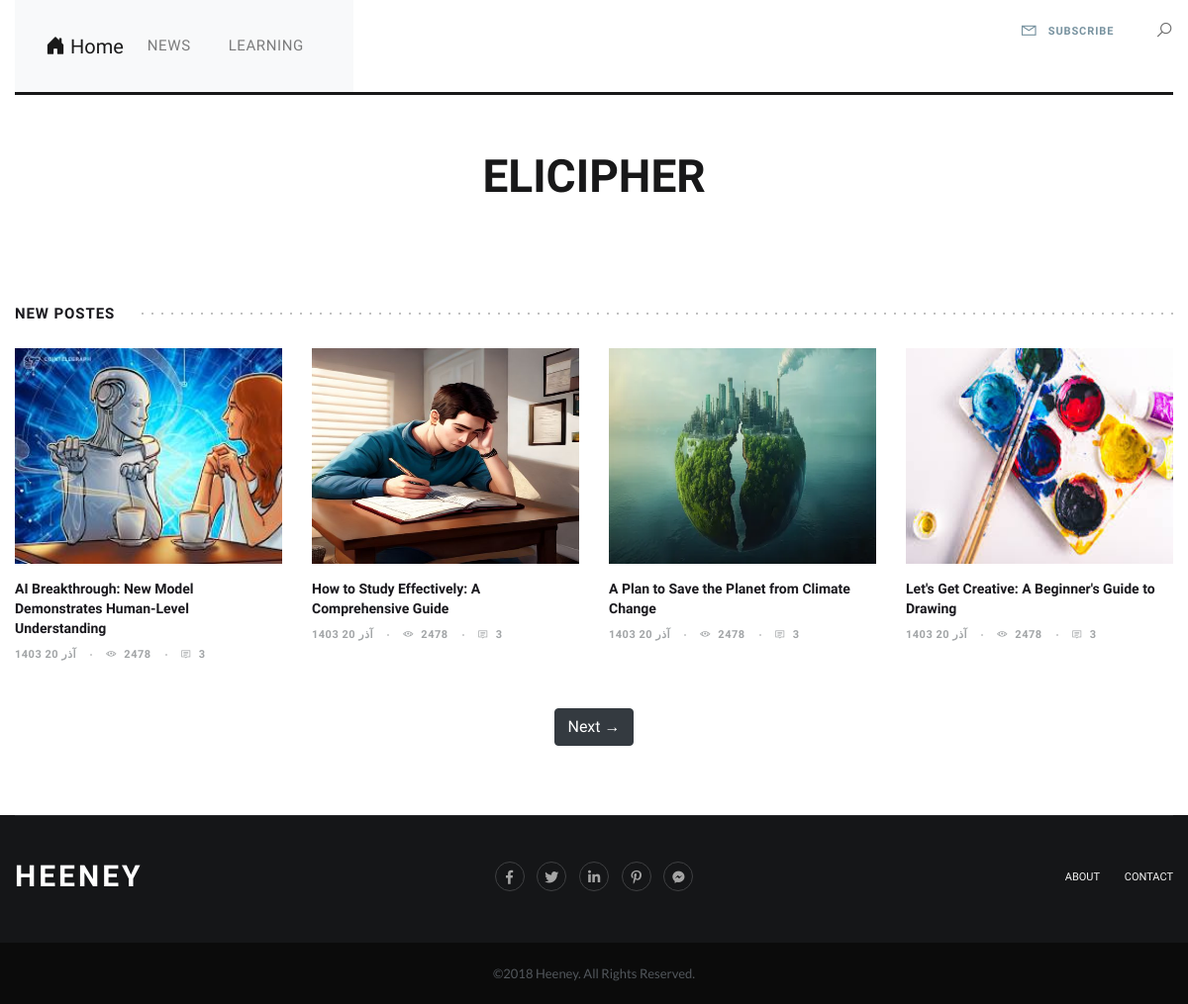
The page / on the database its author committed.
### home/models.py (models this page shows, shortened)
class Category(models.Model):
    Parent = models.ForeignKey('self' , default= None , null=True , blank= True , on_delete= models.SET_NULL , related_name="childeren" , verbose_name= "زیر دسته ")
    title = models.CharField(max_length=100 , verbose_name="عنوان دسته بندی")
    sluge = models.SlugField(max_length=100,unique=True , verbose_name= "آدرس دسته بندی")
    status = models.BooleanField(max_length=1  , verbose_name= "آيا نمایش داده شود؟")
    position = models.IntegerField(verbose_name= "پوزیشن")
    class Meta():
        verbose_name = "دسته بندی"
        verbose_name_plural = "دسته بندی ها"
        ordering = ['Parent__id','position']
    objects = CategoryManger()

class Article(models.Model):
    STATUS_CHOICES =(
        ('d' , 'پیش نویس'),
        ('p' , 'منتشر شده'),
    )
    title = models.CharField(max_length=100 , verbose_name="عنوان مقاله")
    sluge = models.SlugField(max_length=100,unique=True , verbose_name= "آدرس")
    description = models.TextField(verbose_name="محتوای مقاله")
    image = models.ImageField(upload_to="images", verbose_name= "تصویر مقاله")
    publish = models.DateTimeField(default=timezone.now , verbose_name= "زمان انتشار")
    created = models.DateField(auto_now_add=True)
    updated = models.DateField(auto_now=True)
    status = models.CharField(max_length=1 , choices=STATUS_CHOICES , verbose_name= "وضعیت")
    Category = models.ManyToManyField(Category , verbose_name= "دسته بندی", related_name= "Articles")
    class Meta():
        verbose_name = "مقاله"
        verbose_name_plural = "مقالات"
    def jpublish(self):
        return time_Converter(self.publish)
    objects = ArticleManger()

### home/views.py (the view)
# urls.py: 2. Add a URL to urlpatterns:  path('', views.home, name='home')
def home(request , page=1):
    Article_list = Article.objects.Published()
    paginator = Paginator(Article_list, 4)
    articles = paginator.get_page(page)
    context = {
        "Articles" : articles,
        }
    return render(request , 'home.html',context)

### extentions/jalali.py (called while the page is built)
    def persian_tuple(self):
        return self.persian_year, self.persian_month, self.persian_day

### extentions/utils.py (called while the page is built)
def time_Converter(time):
    mahhaye_shamsi = ['فروردین', 'اردیبهشت', 'خرداد', 'تیر', 'مرداد', 'شهریور', 'مهر', 'آبان', 'آذر', 'دی', 'بهمن', 'اسفند']
    time_to_str = "{},{},{}".format(time.year , time.month , time.day)
    time_to_tuple = jalali.Gregorian(time_to_str).persian_tuple()
    time_to_list = list(time_to_tuple)
    for index , mounth in enumerate(mahhaye_shamsi):
        if time_to_list[1] == index+1 :
            time_to_list[1] = mounth
            break
    output = "{} {} {}".format(
        time_to_list[0],
        time_to_list[1],
        time_to_list[2],
        time.hour,
        time.minute,
    )
    return output

### home/models.py (called while the page is built)
    def Published(self):
        return self.filter(status = 'p')

### home/templatetags/base_tags.py (called while the page is built)
@register.inclusion_tag("partials/category_navbar.html")
def Category_Navbar():
    return {"Category" : Category.objects.all()}

### home/templates/home.html (shortened to what this page needs)
{% extends 'Base.html' %}
{% block posts %}
<section class="blog-section feat-stors sec-padding">
	<div class="container">
	  <div class="sec-title">
		<h3>NEW POSTES</h3>
	  </div>
	  <div class="blog-items">
		<div class="row">
		  {% for post in Articles %}
		  <div class="col-lg-3 col-md-6 col-sm-6 col-12">
			<div class="blog-item">
			  <div class="blog-img">
				<img src="{{ post.image.url }}" width="219" height="218">
			  </div>
			  <div class="blog-info">
				<h3 class="post-title"><a href="{% url 'detail' post.sluge %}" title="">{{ post.title }}</a></h3>
				<ul class="meta">
				  <li>{{ post.jpublish }}</li>
				  <li><i class="la la-eye"></i>2478</li>
				  <li><a href="#" title=""><i class="la la-comment-o"></i>3</a></li>
				</ul>
			  </div>
			</div>
	  </div>
	{% endfor %}
	</div>
  </section>
{% endblock %}
{% block btn_home %}
{% if Articles.has_next %}
<a class="btn btn-dark" href="{% url 'home' Articles.next_page_number %}" role="button"> Next →</a>
{% endif %}
</div>
‍‍‍‍‍‍‍{% endblock %}

### home/templates/Base.html (shortened to what this page needs)
{% load static %}
{% load thumbnail %}
{% load  base_tags %}
<!DOCTYPE html>
<html lang="en">
<head>
<link rel="stylesheet" type="text/css" href="{% static 'blog/css/rtl.css' %}">
<link href="https://cdn.jsdelivr.net/npm/bootstrap@5.3.2/dist/css/bootstrap.min.css" rel="stylesheet">
<link href="https://cdn.jsdelivr.net/npm/bootstrap-icons/font/bootstrap-icons.css" rel="stylesheet">
<link rel="stylesheet" type="text/css" href="{% static 'blog/css/animate.css' %}">
<link rel="stylesheet" type="text/css" href="{% static 'blog/css/bootstrap.min.css' %}">
<link rel="stylesheet" type="text/css" href="{% static 'blog/css/line-awesome.min.css' %}">
<link rel="stylesheet" type="text/css" href="{% static 'blog/css/all.min.css' %}">
<link rel="stylesheet" type="text/css" href="{% static 'blog/js/lib/slick/slick.css' %}">
<link rel="stylesheet" type="text/css" href="{% static 'blog/js/lib/slick/slick-theme.css' %}">
<link rel="stylesheet" type="text/css" href="{% static 'blog/css/style.css' %}">
<link rel="stylesheet" type="text/css" href="{% static 'blog/css/responsive.css' %}">
<link rel="stylesheet" type="text/css" href="{% static 'blog/css/color.css' %}">
</head>
<body>
	<div class="wrapper">
		<header>
			<div class="container">
				<div class="top-bar">
					<nav>
							{% Category_Navbar %}
					</nav>
					<div class="rt-subs">
						<a class="subscribe-btn" href="#" title=""><i class="la la-envelope-o"></i> Subscribe</a>
						<a class="search-btn" href="#" title=""><i class="la la-search"></i></a>
					</div>
				</div>
				<div class="bottom-header">
					<div class="container">
						<div class="logo">
							<h2><a href="{% url 'home' %}" title="">EliCipher</a></h2>
						</div>
					</div>
				</div>
			</div>
		</header>
        {% block posts %}
        {% endblock %}
		<div class="text-center mb-5">
			{% block btn_home %}{% endblock %}
		<footer>
			<div class="container">
				<div class="footer-content">
					<div class="row">
						<div class="col-lg-4 col-md-6 col-sm-6">
							<div class="ft-logo">
								<h1><a href="#" title="">Heeney</a></h1>
							</div>
						</div>
						<div class="col-lg-4 col-md-6 col-sm-6">
							<ul class="social-links">
								<li><a href="#" title=""><i class="fab fa-facebook-f"></i></a></li>
								<li><a href="#" title=""><i class="fab fa-twitter"></i></a></li>
								<li><a href="#" title=""><i class="fab fa-linkedin-in"></i></a></li>
								<li><a href="#" title=""><i class="fab fa-pinterest-p"></i></a></li>
								<li><a href="#" title=""><i class="fab fa-facebook-messenger"></i></a></li>
							</ul>
						</div>
						<div class="col-lg-4 col-md-12">
							<ul class="ft-links">
								<li><a href="about.html" title="">About</a></li>
								<li><a href="contact.html" title="">Contact</a></li>
							</ul>
						</div>
					</div>
				</div>
			</div>
		</footer>
		<section class="bottom-strip">
			<div class="container">
				<p>©2018 Heeney. All Rights Reserved.</p>
			</div>
		</section>
	</div>
</body>
</html>

### home/templates/partials/category_navbar.html (shortened to what this page needs)
<nav class="navbar navbar-expand-lg navbar-light bg-light">
    <div class="container-fluid">
      <a class="navbar-brand" href="#">
        <i class="bi bi-house-door-fill"></i> Home
      </a>
      <div class="collapse navbar-collapse" id="navbarCategoryMenu">
        <ul class="navbar-nav">
          {% for category in Category %}
            {% if category.Parent == None %}
            <li class="nav-item dropdown">
              <a class="nav-link dropdown-toggle" href=""
                 role="button" data-bs-toggle="dropdown" aria-expanded="false">
                {{ category.title }}
              </a>
            </li>
            {% endif %}
          {% endfor %}
        </ul>
      </div>
    </div>
  </nav>

### home/static/blog/css/responsive.css (style rules this page uses)
@media (max-width: 1200px) { .container { max-width: 100%;padding: 0 15px; } }
@media (max-width: 1200px) { .feat-stors .post-title { font-size: 14px;line-height: 20px; } }

### home/static/blog/css/color.css (style rules this page uses)
.subscribe-btn, .subscribe-btn:hover, .blog-info .post-category, .sub-menu li a:hover { color: #77929f; }
.social-links li a:before, .social-links li a:after, .page-item.active .page-link, .page-item .page-link:hover, .cont-form-sec form input[type="submit"], .sub-menu li a:before, .blobs .blob-center, .blob { background-color: #77929f; }

### home/templates/Base.html (style rules this page uses)
.dropdown-toggle::after { display: none !important; }

### rows shown on the page
Category: title "NEWS"
Category: title "LEARNING"
Article: image (picture), title "AI Breakthrough: New Model Demonstrates Human-Level Understanding", jpublish "1403 آذر 20"
Article: image (picture), title "How to Study Effectively: A Comprehensive Guide", jpublish "1403 آذر 20"
Article: image (picture), title "A Plan to Save the Planet from Climate Change", jpublish "1403 آذر 20"
Article: image (picture), title "Let's Get Creative: A Beginner's Guide to Drawing", jpublish "1403 آذر 20"
